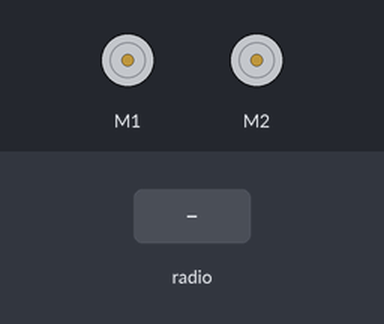
A program run on a simulated BBC micro:bit (MakeCode). On the bench: 2 × DC motor (green arrow = forward, orange = backward, longer = faster). The inputs (shaded band) are chosen by the test bench.

Above: at 1.2 s.
1.3 s: radio message "p_1=100" arrives
At 1.6 s:
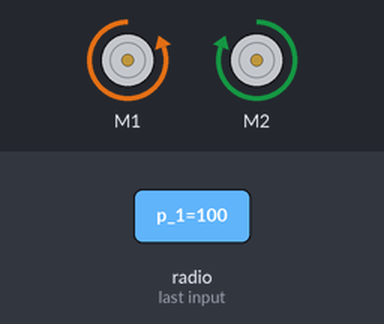
2.8 s: radio message "p_2=100" arrives
At 4.0 s:
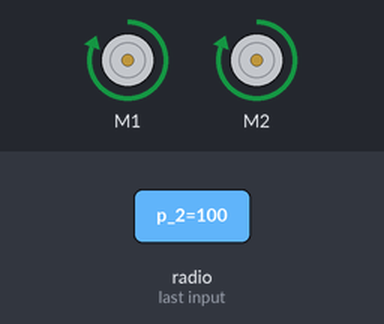
Timing chart, 0 to 5.8 s (numbered marks = the images above; inputs shaded):
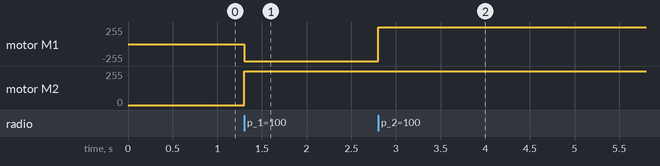

Measured:
- after the input at 1.3 s, motor M1: stopped → backward 255/255 at once; motor M2: stopped → forward 255/255 at once
- after the input at 2.8 s, motor M1: backward 255/255 → forward 255/255 at once

The program:

main.ts
```typescript
radio.onReceivedValue(function (name, value) {
    if (name == "p_1" && value == 0) {

    } else if (name == "p_1" && value > 0) {
        kitronik_motor_driver.motorOn(kitronik_motor_driver.Motors.Motor2, kitronik_motor_driver.MotorDirection.Forward, value)
        kitronik_motor_driver.motorOn(kitronik_motor_driver.Motors.Motor1, kitronik_motor_driver.MotorDirection.Reverse, value)
    } else if (name == "p_1" && value < 0) {
        kitronik_motor_driver.motorOn(kitronik_motor_driver.Motors.Motor2, kitronik_motor_driver.MotorDirection.Reverse, value)
        kitronik_motor_driver.motorOn(kitronik_motor_driver.Motors.Motor1, kitronik_motor_driver.MotorDirection.Forward, value)
    } else {

    }
    if (name == "p_2" && value == 0) {

    } else if (name == "p_2" && value > 0) {
        kitronik_motor_driver.motorOn(kitronik_motor_driver.Motors.Motor1, kitronik_motor_driver.MotorDirection.Forward, value)
        kitronik_motor_driver.motorOn(kitronik_motor_driver.Motors.Motor2, kitronik_motor_driver.MotorDirection.Forward, value)
    } else if (name == "p_2" && value < 0) {
        kitronik_motor_driver.motorOn(kitronik_motor_driver.Motors.Motor2, kitronik_motor_driver.MotorDirection.Reverse, value)
        kitronik_motor_driver.motorOn(kitronik_motor_driver.Motors.Motor1, kitronik_motor_driver.MotorDirection.Reverse, value)
    } else {

    }
})
kitronik_motor_driver.motorOn(kitronik_motor_driver.Motors.Motor1, kitronik_motor_driver.MotorDirection.Forward, 100)
radio.setGroup(197)
kitronik_motor_driver.motorOff(kitronik_motor_driver.Motors.Motor2)
kitronik_motor_driver.motorOff(kitronik_motor_driver.Motors.Motor1)
```

test.ts
```typescript
// les tests vont ici ; cela ne sera pas compilé si ce paquet est utilisé en tant qu'extension.
```
